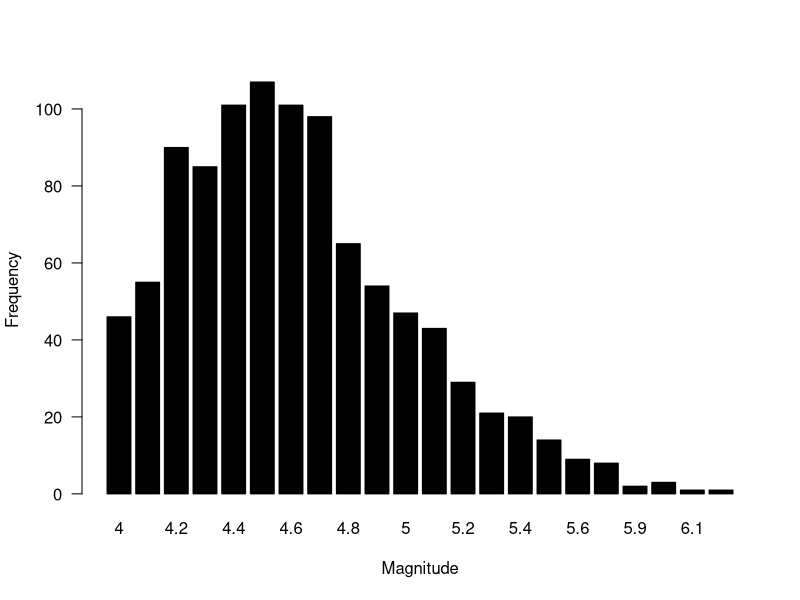
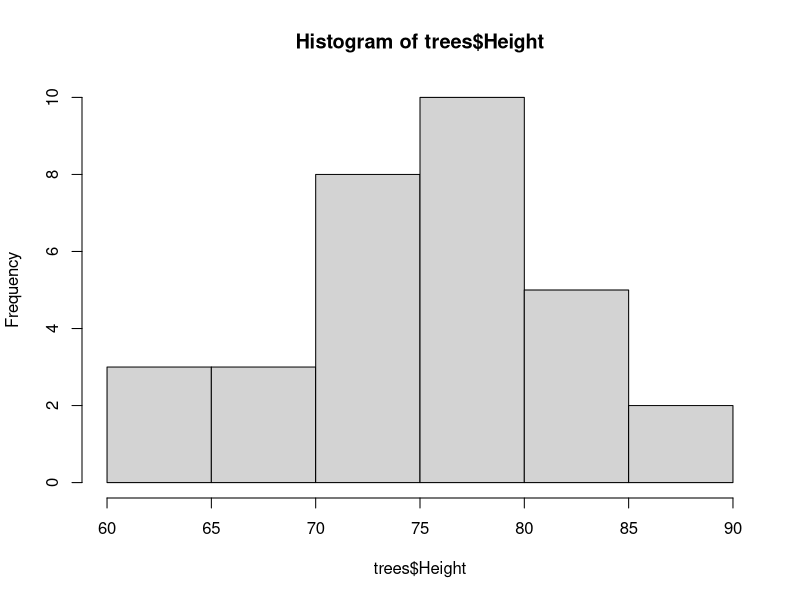
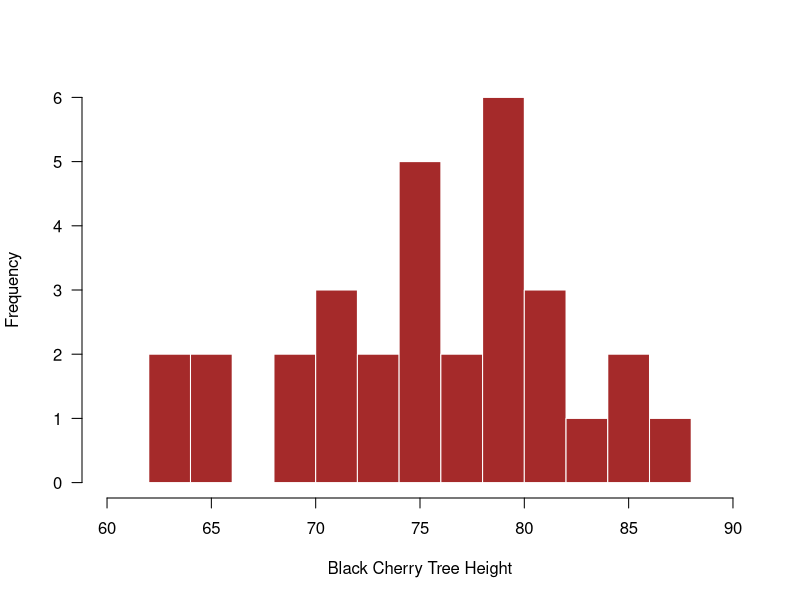
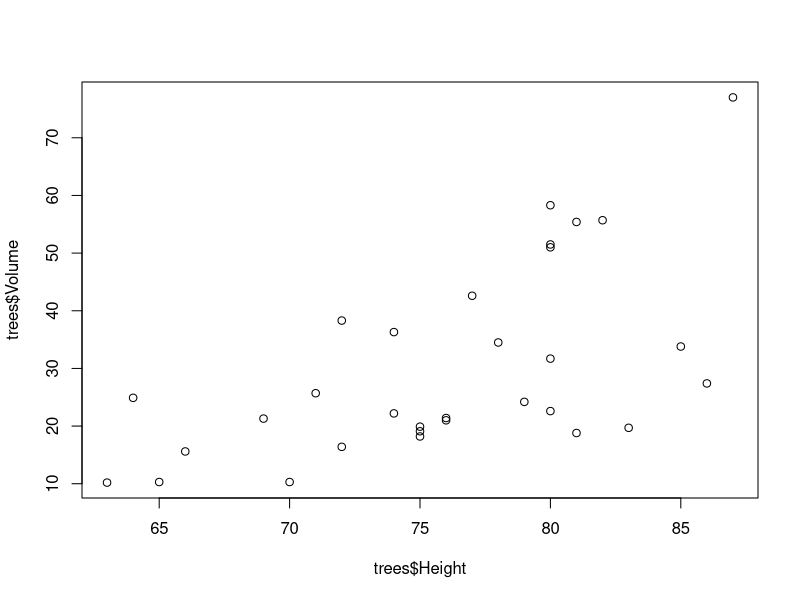
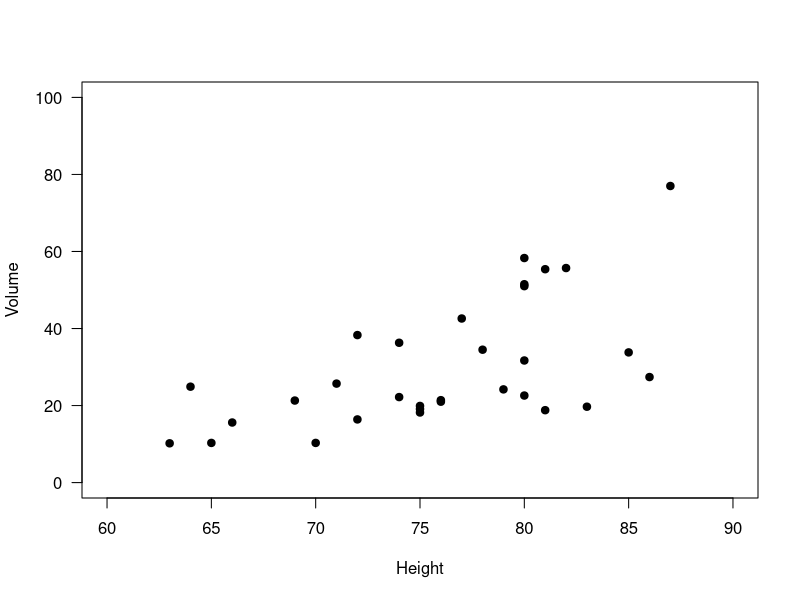
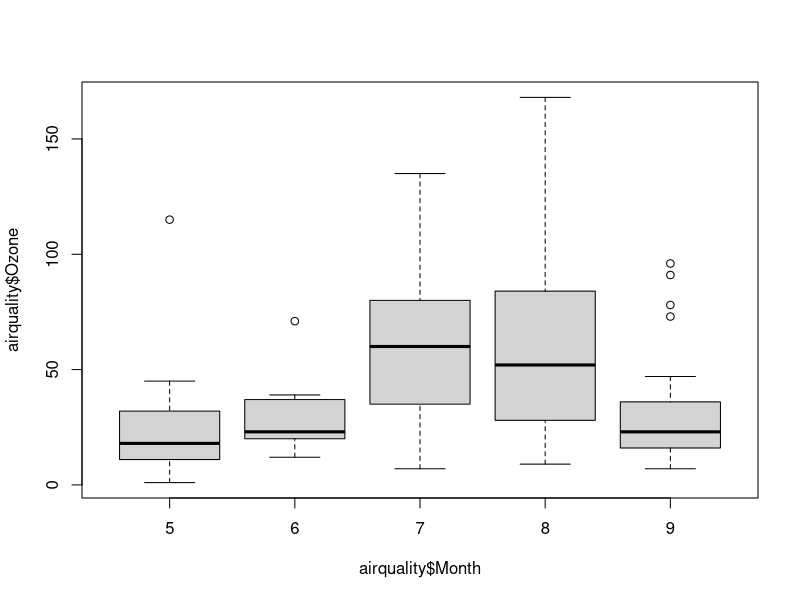
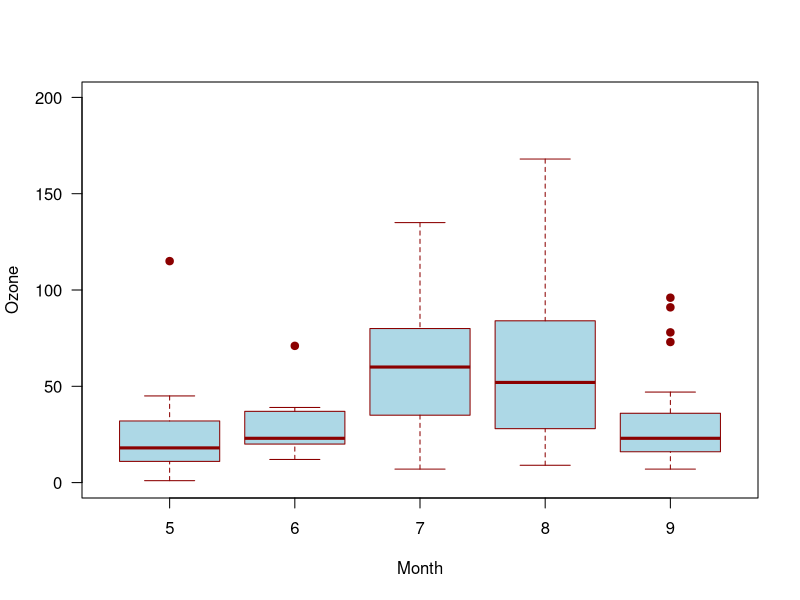

Here is the R script that generated these plots, in order:


# Code from: https://bookdown.org/steve_midway/DAR/exploratory-data-analysis.html#exploratory-data-analysis

# Tabulate earthquakes by magnitude
magnitude.counts <- table(quakes$mag)
# plot counts of earthquakes by magnitude
barplot(magnitude.counts,
        xlab = "Magnitude",
        ylab = "Frequency",
        las = 1,
        col = "black")

# Histogram of the heights of black cherry trees
hist(trees$Height)

# Histogram of the heights of black cherry trees
hist(trees$Height,
     las = 1, # rotate numbers on y-axis
     col = "brown", # black bars
     border = "white", # white border
     main = '', # Leave the title empty (use caption)
     breaks = 10, # 10 bins
     xlim = c(60,90), # Range of x-axis
     xlab = "Black Cherry Tree Height") # y-axis label

# Scatterplot of Black Cherry Tree Height and Volume
plot(trees$Volume ~ trees$Height)

# Scatterplot of Black Cherry Tree Height and Volume
plot(trees$Volume ~ trees$Height, # The plot in formula syntax; y ~ x
     xlim = c(60,90), # Range of x-axis
     ylim = c(0,100), # Range of y-axis
     pch = 19, # Plotting symbol change to filled-in circle
     xlab = "Height", # x-axis label
     ylab = "Volume", # y-axis label
     las = 1) # Rotate numbers on y-axis

# Boxplot of ozone by month for New York
boxplot(airquality$Ozone ~ airquality$Month)

# Boxplot of ozone by month for New York
boxplot(airquality$Ozone ~ airquality$Month,
        xlab = "Month", # x-axis label
        ylab = "Ozone", # y-axis label
        las = 1, # Rotate numbers on y-axis
        ylim = c(0,200), # Range of y-axis
        col = "lightblue", # Boxplot fill color
        border = "darkred", # Boxplot border color
        pch = 19) # Symbol for outliers

library(dplyr)
head(iris) # show 5 columns

# Select by column order
head(dplyr::select(iris, c(2,4)))

# Select by column name
head(dplyr::select(iris, c('Sepal.Width','Petal.Width')))

# Select by column name criteria
head(dplyr::select(iris, ends_with('Width')))

# To save output as object
# iris_new <- select(iris, ends_with('Width'))

# Filter for only virginica species
head(filter(iris, Species == 'virginica'))

# Filter for only Petal.Width greater than 2.0
head(filter(iris, Petal.Width > 2.0))

# Filter for only Petal.Width greater than 2.3
# and the virginica species
head(filter(iris, Petal.Width > 2.3 & Species == 'virginica'))

# Arrange by Sepal.Length
head(arrange(iris, Sepal.Length))

# Arrange by Sepal.Length decreasing
head(arrange(iris, desc(Sepal.Length)))

# Rename Species column in iris
head(rename(iris, sp = Species))

# Rename Species column in iris
head(mutate(iris, Petal_condition = Petal.Length/Petal.Width))

# Rename Species column in iris
group_by(iris, Species)

# Get mean condition for each species
iris %>%
  mutate(Petal_condition = Petal.Length/Petal.Width) %>%
  group_by(Species) %>%
  summarize(
    cond = mean(Petal_condition)
  )
